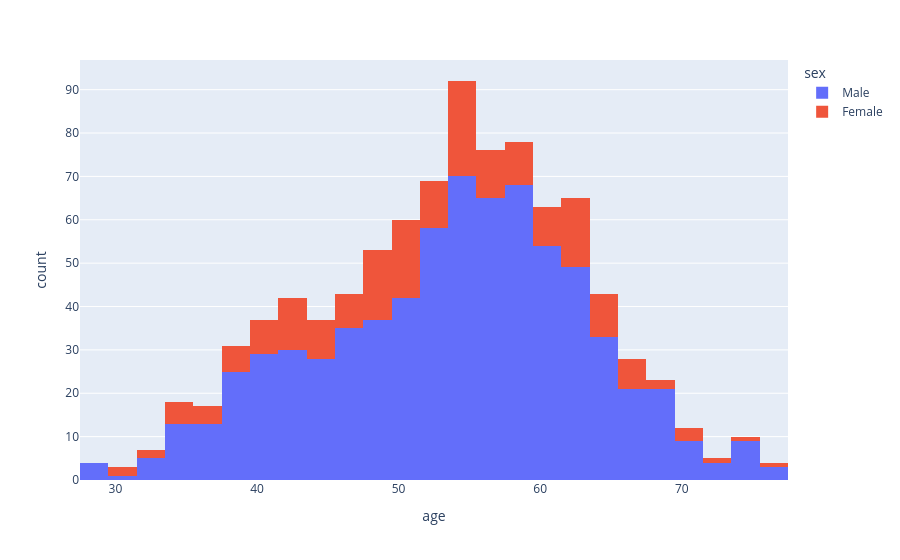

The cell this chart's notebook holds for it:
### Code cell
import plotly.express as px
import plotly.io as pio

fig = px.histogram(
    data_frame=df,
    x="age",
    color="sex"
)

fig.show()

### Figure 1 — Plotly figure (JSON) as saved in the notebook; plotly's stock layout.template omitted (floating-point values rounded to 4 significant figures; data arrays with more than 128 entries replaced by an {"elided": "..."} marker saying what was removed)
{"data": [{"bingroup": "x", "hovertemplate": "sex=Male<br>age=%{x}<br>count=%{y}<extra></extra>", "legendgroup": "Male", "marker": {"color": "#636efa", "pattern": {"shape": ""}}, "name": "Male", "orientation": "v", "showlegend": true, "type": "histogram", "x": {"elided": "726 int values"}, "xaxis": "x", "yaxis": "y"}, {"bingroup": "x", "hovertemplate": "sex=Female<br>age=%{x}<br>count=%{y}<extra></extra>", "legendgroup": "Female", "marker": {"color": "#EF553B", "pattern": {"shape": ""}}, "name": "Female", "orientation": "v", "showlegend": true, "type": "histogram", "x": {"elided": "194 int values"}, "xaxis": "x", "yaxis": "y"}], "layout": {"barmode": "relative", "legend": {"title": {"text": "sex"}, "tracegroupgap": 0}, "margin": {"t": 60}, "xaxis": {"anchor": "y", "domain": [0, 1], "title": {"text": "age"}}, "yaxis": {"anchor": "x", "domain": [0, 1], "title": {"text": "count"}}}}
